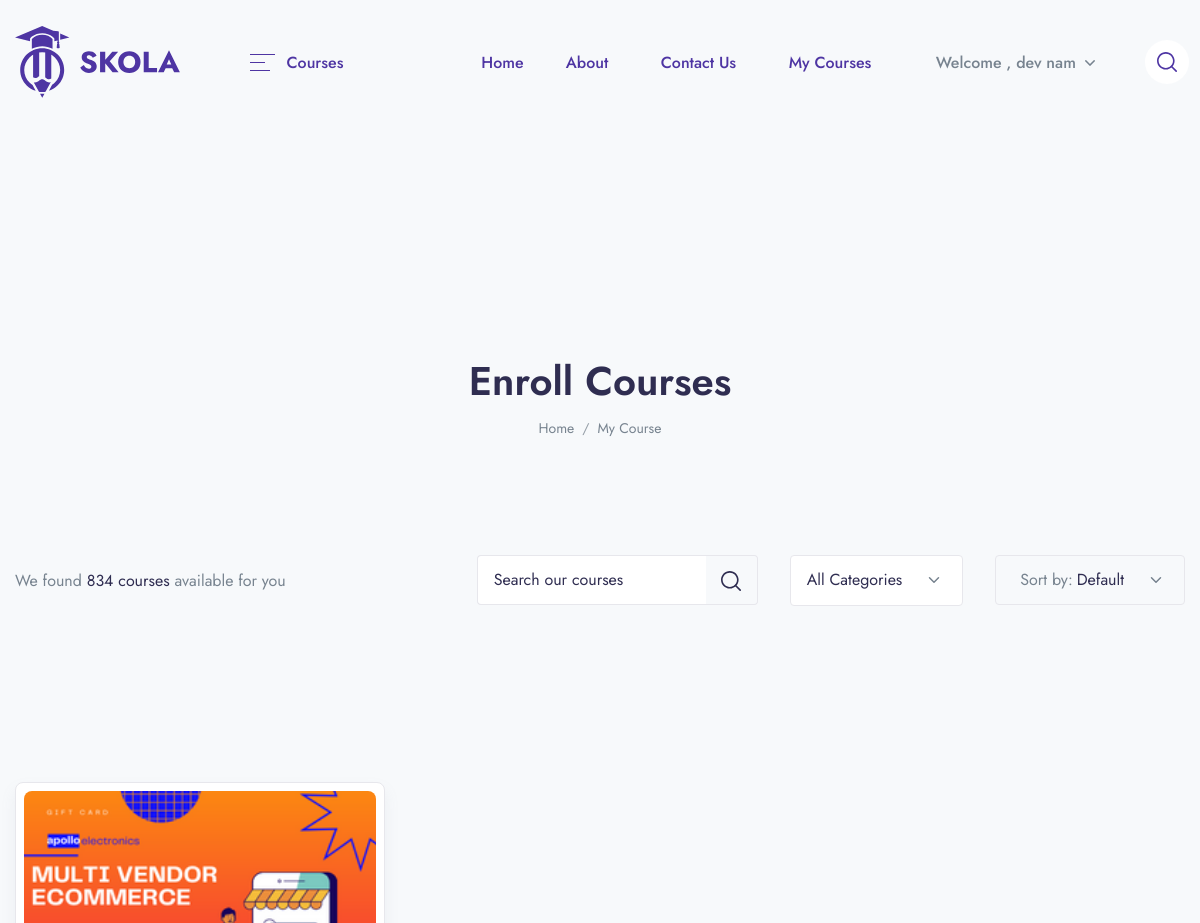
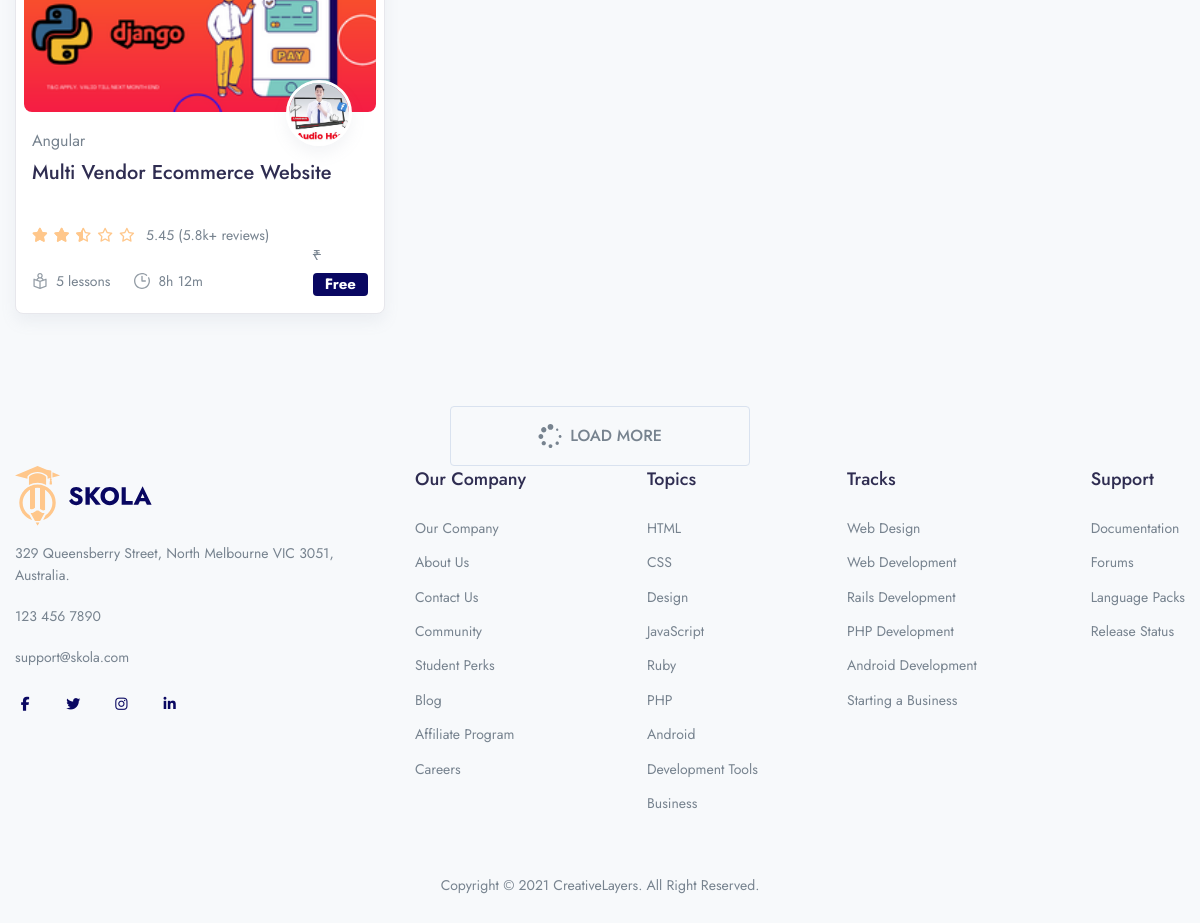
The page /my-course/ (signed in) on the database its author committed (2 pictures, top to bottom).
### app/models.py (models this page shows, shortened)
class UserCource(models.Model):
    user = models.ForeignKey(User,on_delete=models.CASCADE)
    course = models.ForeignKey(Course,on_delete=models.CASCADE)
    paid = models.BooleanField(default=0)
    date = models.DateTimeField(auto_now_add=True)

class Course(models.Model):
    STATUS = (
        ('PUBLISH','PUBLISH'),
        ('DRAFT', 'DRAFT'),
    )
    featured_image = models.ImageField(upload_to="Media/featured_img",null=True)
    featured_video = models.CharField(max_length=300,null=True)
    title = models.CharField(max_length=500)
    created_at = models.DateField(auto_now_add=True)
    author = models.ForeignKey(Author,on_delete=models.CASCADE,null=True)
    category = models.ForeignKey(Categories,on_delete=models.CASCADE)
    level = models.ForeignKey(Level,on_delete=models.CASCADE,null=True)
    description = models.TextField()
    price = models.IntegerField(null=True,default=0)
    discount = models.IntegerField(null=True)
    language = models.ForeignKey(Language,on_delete=models.CASCADE, null=True)
    Deadline = models.CharField(max_length=100,null=True)
    slug = models.SlugField(default='', max_length=500, null=True, blank=True)
    status = models.CharField(choices=STATUS,max_length=100,null=True)
    Certificate = models.CharField(null=True,max_length=100)

class Author(models.Model):
    author_profile = models.ImageField(upload_to="Media/author")
    name = models.CharField(max_length=100, null=True)
    about_author = models.TextField()

class Categories(models.Model):
    icon = models.CharField(max_length=200,null=True)
    name = models.CharField(max_length=200)

### LMS/views.py (the view)
# urls.py: path('my-course/', views.MY_COURSE, name="my_course"),
def MY_COURSE(request):
    course = UserCource.objects.filter(user=request.user)
    context = {
        'course': course,
    }
    return render(request, 'course/my_course.html', context)

### templates/course/my_course.html (shortened to what this page needs)
{% extends 'base.html' %}
{% load course_tags %}
{% block content %}
    <header class="py-8 py-md-11" style="background-image: none;">
        <div class="container text-center py-xl-2">
            <h1 class="display-4 fw-semi-bold mb-0">Enroll Courses</h1>
            <nav aria-label="breadcrumb">
                <ol class="breadcrumb breadcrumb-scroll justify-content-center">
                    <li class="breadcrumb-item">
                        <a class="text-gray-800" href="{% url 'home' %}">
                            Home
                        </a>
                    </li>
                    <li class="breadcrumb-item text-gray-800 active" aria-current="page">
                        My Course
                    </li>
                </ol>
            </nav>
        </div>
    </header>
    <div class="container mb-6 mb-xl-8 z-index-2">
        <div class="d-xl-flex align-items-center">
            <p class="mb-xl-0">We found <span class="text-dark">834 courses</span> available for you</p>
            <div class="ms-xl-auto d-xl-flex flex-wrap">
                <div class="mb-4 mb-xl-0 ms-xl-6">
                    <form class="">
                        <div class="input-group input-group-filter">
                            <input class="form-control form-control-sm placeholder-dark border-end-0 shadow-none" type="search" placeholder="Search our courses" aria-label="Search">
                            <div class="input-group-append">
                                <button class="btn btn-sm btn-outline-white border-start-0 text-dark bg-transparent" type="submit">
                                </button>
                            </div>
                        </div>
                    </form>
                </div>
                <div class="mb-4 mb-xl-0 ms-xl-6">
                    <select class="form-select form-select-sm text-dark shadow-none dropdown-menu-end" data-choices>
                        <option>All Categories</option>
                    </select>
                </div>
                <div class="mb-4 mb-xl-0 ms-xl-6">
                    <div class="border rounded d-flex align-items-center choices-label h-50p">
                        <span class="ps-5">Sort by:</span>
                        <select class="form-select form-select-sm text-dark border-0 ps-1 bg-transparent flex-grow-1 shadow-none dropdown-menu-end" data-choices>
                            <option>Default</option>
                        </select>
                    </div>
                </div>
            </div>
        </div>
    </div>
    <div class="container pb-4 pb-xl-7">
        <div class="row row-cols-md-2 row-cols-xl-3 mb-6 mb-xl-3">
                            {% for i in course %}
                    <div class="col-12 col-md-6 col-xl-4 col-wd-3 pb-4 pb-md-7"
                         style="padding-right:15px;padding-left:15px;">
                        <div class="card border shadow p-2 rounded-lg sk-fade">
                            <div class="card-zoom position-relative">
                                <a href="{{i.get_absolute_url}}" class="card-img sk-thumbnail img-ratio-9 d-block">
                                    <img class="rounded shadow-light-lg" src="/{{i.course.featured_image}}" alt="...">
                                </a>
                            </div>
                            <div class="card-footer px-2 pb-2 mb-1 pt-4 position-relative">
                                <a href="{{i.get_absolute_url}}" class="d-block">
                                    <div class="avatar avatar-xl badge-float position-absolute top-0 right-0 mt-n6 me-5 rounded-circle shadow border border-white border-w-lg">
                                        <img src="/{{i.course.author.author_profile}}" alt="..."
                                             class="avatar-img rounded-circle">
                                    </div>
                                </a>
                                <a href="course-single-v5.html"><span class="mb-1 d-inline-block text-gray-800">{{i.course.category.name}}</span></a>
                                <div class="position-relative">
                                    <a href="{{i.get_absolute_url}}" class="d-block stretched-link"><h4
                                            class="line-clamp-2 h-md-48 h-lg-58 me-md-6 me-lg-10 me-xl-4 mb-2">
                                        {{i.course.title}}</h4></a>
                                    <div class="d-lg-flex align-items-end flex-wrap mb-n1">
                                        <div class="star-rating mb-2 mb-lg-0 me-lg-3">
                                            <div class="rating" style="width:50%;"></div>
                                        </div>
                                        <div class="font-size-sm">
                                            <span>5.45 (5.8k+ reviews)</span>
                                        </div>
                                    </div>
                                    <div class="row mx-n2 align-items-end">
                                        <div class="col px-2">
                                            <ul class="nav mx-n3">
                                                <li class="nav-item px-3">
                                                    <div class="d-flex align-items-center">
                                                        <div class="me-2 d-flex icon-uxs text-secondary">
                                                        </div>
                                                        <div class="font-size-sm">5 lessons</div>
                                                    </div>
                                                </li>
                                                <li class="nav-item px-3">
                                                    <div class="d-flex align-items-center">
                                                        <div class="me-2 d-flex icon-uxs text-secondary">
                                                        </div>
                                                        <div class="font-size-sm">8h 12m</div>
                                                    </div>
                                                </li>
                                            </ul>
                                        </div>
                                          {% if i.course.price == 0 %}
                                     <div class="col-auto px-2 text-right">
                                        <del class="font-size-sm">₹ {{i.price}}</del>
                                        <ins class="h4 mb-0 d-block mb-lg-n1"><a href="#" class="badge badge-primary">Free</a></ins>
                                    </div>
                                    {% else %}
                                    <div class="col-auto px-2 text-right">
                                        <del class="font-size-sm">₹ {{i.course.price}}</del>
                                        <ins class="h4 mb-0 d-block mb-lg-n1">₹ {% discount_calculation i.course.price i.course.discount %}</ins>
                                    </div>
                                    {% endif %}
                                    </div>
                                </div>
                            </div>
                        </div>
                    </div>
                    {% endfor %}
            </div>
        </div>
        <div class="text-center">
            <a class="btn btn-outline-white mw-300p d-flex mx-auto read-more" data-bs-toggle="collapse" href="#loadcollapseExample" role="button" aria-expanded="false" aria-controls="loadcollapseExample">
                <span class="d-inline-flex mx-auto align-items-center more">
                    <span class="ms-2">LOAD MORE</span>
                </span>
            </a>
        </div>
{% endblock %}

### templates/components/header.html (shortened to what this page needs)
{% load static %}
<header class="navbar navbar-expand-xl navbar-light">
    <div class="container">
        <a class="navbar-brand" href="/">
            <img src="{% static 'assets/img/brand-gigas.svg' %}" class="navbar-brand-img" alt="...">
        </a>
        <ul class="navbar-nav navbar-vertical ms-xl-4 d-none d-xl-flex">
            <li class="nav-item dropdown">
                <a class="nav-link pb-4 mb-n4 px-0 pt-0" id="navbarVerticalMenu" data-bs-toggle="dropdown" href="#"
                   aria-haspopup="true" aria-expanded="false">
                    <div class="py-3 px-5 d-flex align-items-center">
                        <div class="me-3 ms-1 text-gigas d-flex">
                            <svg width="25" height="17" viewBox="0 0 25 17" xmlns="http://www.w3.org/2000/svg">
                                <rect width="25" height="1" fill="currentColor"/>
                                <rect y="8" width="15" height="1" fill="currentColor"/>
                                <rect y="16" width="20" height="1" fill="currentColor"/>
                            </svg>
                        </div>
                        <span class="text-gigas fw-medium me-1">Courses</span>
                    </div>
                </a>
            </li>
        </ul>
        <div class="collapse navbar-collapse z-index-lg" id="navbarCollapse">
            <ul class="navbar-nav ms-auto">
                <li class="nav-item dropdown dropdown-full-width ">
                    <a class="nav-link px-xl-4 text-gigas" href="{% url 'home' %}">
                        <span>Home</span>
                    </a>
                </li>
                <li class="nav-item dropdown dropdown-full-width">
                    <a class="nav-link text-gigas" href="{% url 'about_us' %}">
                        About
                    </a>
                </li>
                <li class="nav-item dropdown dropdown-full-width">
                    <a class="nav-link text-gigas" href="{% url 'contact_us' %}">
                        Contact Us
                    </a>
                </li>
                <li class="nav-item dropdown dropdown-full-width">
                    <a class="nav-link text-gigas" href="{% url 'my_course' %}">
                        My Courses
                    </a>
                </li>
                {% if user.is_authenticated and user.first_name == '' %}
                <li class="nav-item dropdown border-0 px-1 px-md-3">
                    <a class="nav-link dropdown-toggle" id="user" data-bs-toggle="dropdown" href="#"
                       aria-haspopup="true" aria-expanded="false">
                        Welcome , {{user.username}}
                    </a>
                    <ul class="dropdown-menu border-xl shadow-none" aria-labelledby="user">
                        <li class="dropdown-item">
                            <a class="dropdown-link active" href="{% url 'profile' %}">
                                Account
                            </a>
                        </li>
                        <li class="dropdown-item">
                            <a class="dropdown-link" href="">
                                Enrolled Courses
                            </a>
                        </li>
                        <li class="dropdown-item">
                            <a href="{% url 'logout' %}" class="dropdown-link">
                                Logout
                            </a>
                        </li>
                    </ul>
                </li>
                {% elif user.is_authenticated %}
                <li class="nav-item dropdown border-0 px-1 px-md-3">
                    <a class="nav-link dropdown-toggle" id="user" data-bs-toggle="dropdown" href="#"
                       aria-haspopup="true" aria-expanded="false">
                        Welcome , {{user.first_name}}&nbsp;{{user.last_name}}
                    </a>
                </li>
                {% endif %}
            </ul>
        </div>
        <ul class="navbar-nav flex-row ms-n4 ms-sm-auto ms-xl-0 me-n2 me-md-n4">
            <li class="nav-item border-0 px-1 px-md-3 d-none d-370-block d-xl-block">
                <a class="nav-link d-flex p-3 bg-white-all rounded-circle search-mobile text-gigas icon-xs"
                   data-bs-toggle="collapse" href="#collapseSearchMobile" role="button" aria-expanded="false"
                   aria-controls="collapseSearchMobile">
                </a>
            </li>
        </ul>
    </div>
</header>

### templates/components/footer.html (style rules this page uses)
.container { max-width: 1400px; padding-top: 0rem; padding-bottom: 8rem; margin-left: auto; margin-right: auto; }

### rows shown on the page
UserCource: course.featured_image (picture), course.author.author_profile (picture), course.category.name "Angular", course "Multi Vendor Ecommerce Website"

### other values the page prints
{{ user.first_name }} "dev"
{{ user.last_name }} "nam"
